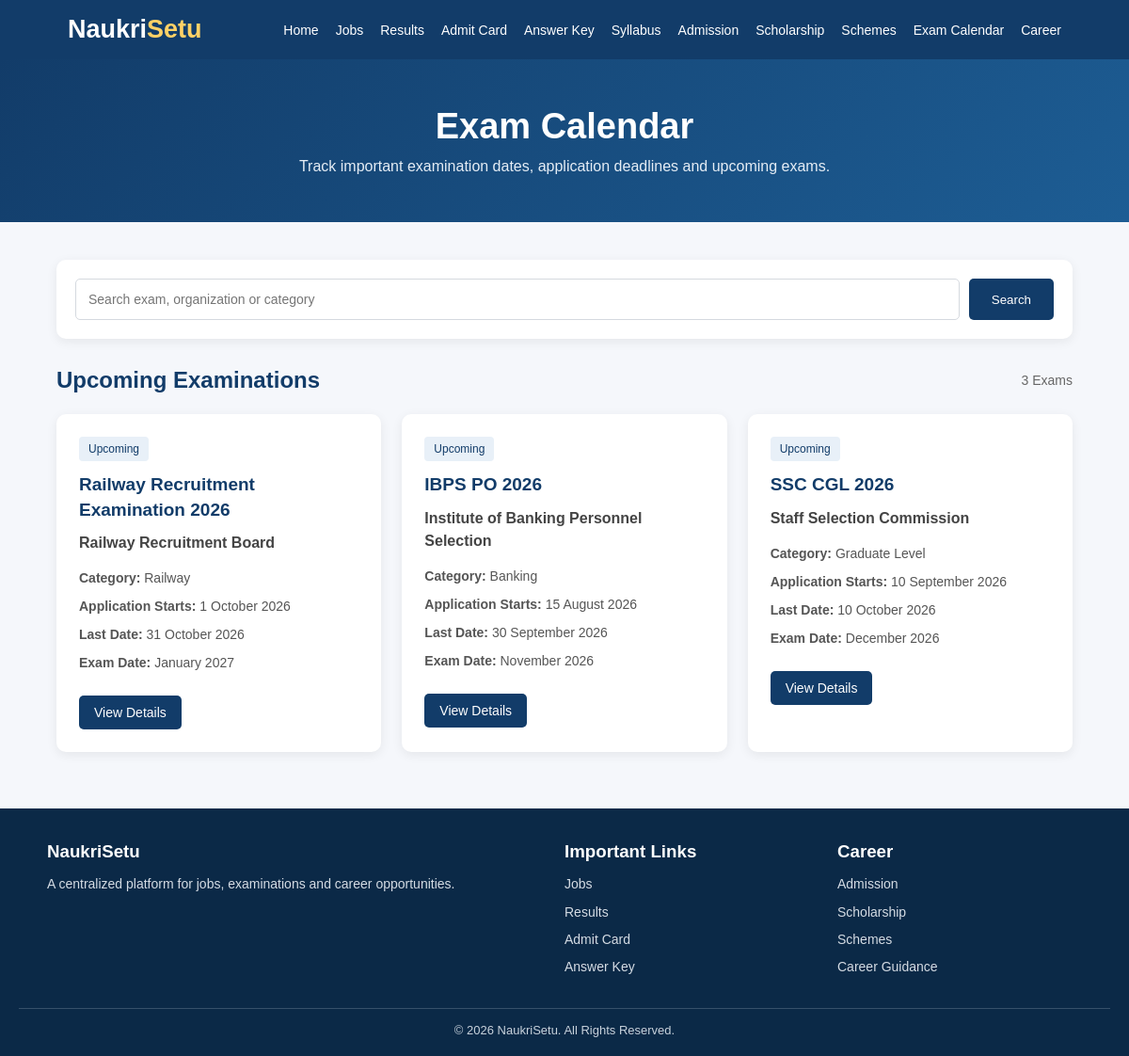
/exam-calendar, run on the app's committed database.
### tables this page shows
CREATE TABLE exam_calendar (
            id INTEGER PRIMARY KEY AUTOINCREMENT,
            exam_name TEXT NOT NULL,
            organization TEXT NOT NULL,
            category TEXT,
            application_start TEXT,
            application_last_date TEXT,
            exam_date TEXT,
            exam_link TEXT,
            status TEXT DEFAULT 'Upcoming'
        );

### app.py (the view)
@app.route("/exam-calendar")
def exam_calendar():
    connection = get_db_connection()
    data = connection.execute(
        "SELECT * FROM exam_calendar ORDER BY id DESC"
    ).fetchall()
    connection.close()
    return render_template(
        "exam_calendar.html",
        exams=data
    )

### app.py (called while the page is built)
def get_db_connection():
    connection = sqlite3.connect(DATABASE)
    connection.row_factory = sqlite3.Row
    return connection

### templates/exam_calendar.html (shortened to what this page needs)
<!DOCTYPE html>
<html lang="en">
<head>
</head>
<body>
<header>
    <div class="header-container">
        <div class="logo">
            Naukri<span>Setu</span>
        </div>
        <nav>
            <a href="/">Home</a>
            <a href="/jobs">Jobs</a>
            <a href="/results">Results</a>
            <a href="/admit-card">Admit Card</a>
            <a href="/answer-key">Answer Key</a>
            <a href="/syllabus">Syllabus</a>
            <a href="/admission">Admission</a>
            <a href="/scholarship">Scholarship</a>
            <a href="/schemes">Schemes</a>
            <a href="/exam-calendar">Exam Calendar</a>
            <a href="/career">Career</a>
        </nav>
    </div>
</header>
<section class="hero">
    <h1>Exam Calendar</h1>
    <p>
        Track important examination dates,
        application deadlines and upcoming exams.
    </p>
</section>
<div class="container">
    <div class="search-box">
        <form
            class="search-form"
            method="GET"
            action="/exam-calendar"
        >
            <input
                type="text"
                name="search"
                value="{{ request.args.get('search', '') }}"
                placeholder="Search exam, organization or category"
            >
            <button type="submit">
                Search
            </button>
        </form>
    </div>
    <div class="section-heading">
        <h2>Upcoming Examinations</h2>
        <div class="count">
            {{ exams|length }} Exams
        </div>
    </div>
    <div class="exam-grid">
        {% for exam in exams %}
        <div class="exam-card">
            <span class="badge">
                {{ exam['status'] }}
            </span>
            <h3>
                {{ exam['exam_name'] }}
            </h3>
            <div class="organization">
                {{ exam['organization'] }}
            </div>
            <div class="info">
                <strong>Category:</strong>
                {{ exam['category'] }}
            </div>
            <div class="info">
                <strong>Application Starts:</strong>
                {{ exam['application_start'] }}
            </div>
            <div class="info">
                <strong>Last Date:</strong>
                {{ exam['application_last_date'] }}
            </div>
            <div class="info">
                <strong>Exam Date:</strong>
                {{ exam['exam_date'] }}
            </div>
            {% if exam['exam_link'] %}
            <a
                href="{{ exam['exam_link'] }}"
                class="view-btn"
                target="_blank"
            >
                View Details
            </a>
            {% endif %}
        </div>
        {% endfor %}
    </div>
</div>
<footer>
    <div class="footer-grid">
        <div class="footer-section">
            <h3>NaukriSetu</h3>
            <p>
                A centralized platform for jobs,
                examinations and career opportunities.
            </p>
        </div>
        <div class="footer-section">
            <h3>Important Links</h3>
            <a href="/jobs">Jobs</a>
            <a href="/results">Results</a>
            <a href="/admit-card">Admit Card</a>
            <a href="/answer-key">Answer Key</a>
        </div>
        <div class="footer-section">
            <h3>Career</h3>
            <a href="/admission">Admission</a>
            <a href="/scholarship">Scholarship</a>
            <a href="/schemes">Schemes</a>
            <a href="/career">Career Guidance</a>
        </div>
    </div>
    <div class="copyright">
        © 2026 NaukriSetu. All Rights Reserved.
    </div>
</footer>
</body>
</html>

### templates/exam_calendar.html (style rules this page uses)
* { box-sizing: border-box; margin: 0; padding: 0; }
body { font-family: Arial, Helvetica, sans-serif; background: #f5f7fb; color: #222; }
header { background: #123c69; color: white; padding: 16px 6%; }
.header-container { max-width: 1250px; margin: auto; display: flex; align-items: center; justify-content: space-between; }
.logo { font-size: 27px; font-weight: bold; }
.logo span { color: #ffd166; }
nav { display: flex; gap: 18px; flex-wrap: wrap; }
nav a { color: white; text-decoration: none; font-size: 14px; }
.hero { background: linear-gradient(135deg, #123c69, #1d5d94); color: white; text-align: center; padding: 50px 20px; }
.hero h1 { font-size: 38px; margin-bottom: 12px; }
.hero p { color: #e5edf5; }
.container { width: 90%; max-width: 1200px; margin: 40px auto; }
.search-box { background: white; padding: 20px; border-radius: 10px; box-shadow: 0 3px 12px rgba(0,0,0,0.07); margin-bottom: 30px; }
.search-form { display: flex; gap: 10px; }
.search-form input { flex: 1; padding: 13px; border: 1px solid #d5d9df; border-radius: 5px; font-size: 14px; }
.search-form button { background: #123c69; color: white; border: none; padding: 13px 24px; border-radius: 5px; cursor: pointer; }
.section-heading { display: flex; justify-content: space-between; align-items: center; margin-bottom: 22px; }
.section-heading h2 { color: #123c69; }
.count { color: #666; font-size: 14px; }
.exam-grid { display: grid; grid-template-columns: repeat(3, 1fr); gap: 22px; }
.exam-card { background: white; padding: 24px; border-radius: 10px; box-shadow: 0 3px 12px rgba(0,0,0,0.07); transition: 0.2s; }
.badge { display: inline-block; background: #e8f0f8; color: #123c69; padding: 6px 10px; border-radius: 4px; font-size: 12px; margin-bottom: 12px; }
.exam-card h3 { color: #123c69; font-size: 19px; line-height: 1.4; margin-bottom: 10px; }
.organization { font-weight: bold; color: #444; margin-bottom: 15px; line-height: 1.5; }
.info { color: #555; font-size: 14px; margin: 9px 0; line-height: 1.5; }
.view-btn { display: inline-block; margin-top: 15px; background: #123c69; color: white; padding: 10px 16px; border-radius: 5px; text-decoration: none; font-size: 14px; }
footer { background: #0b2947; color: white; margin-top: 60px; padding: 35px 20px 20px; }
.footer-grid { max-width: 1100px; margin: auto; display: grid; grid-template-columns: 2fr 1fr 1fr; gap: 30px; }
.footer-section h3 { margin-bottom: 12px; }
.footer-section p, .footer-section a { color: #d5dce4; font-size: 14px; line-height: 1.6; }
.footer-section a { display: block; text-decoration: none; margin-bottom: 7px; }
.copyright { text-align: center; border-top: 1px solid #36506a; margin-top: 25px; padding-top: 15px; color: #c8d2dc; font-size: 13px; }

### data on the page
exam_calendar: status "Upcoming", exam_name "Railway Recruitment Examination 2026", organization "Railway Recruitment Board", category "Railway", application_start "1 October 2026", application_last_date "31 October 2026", exam_date "January 2027"
exam_calendar: status "Upcoming", exam_name "IBPS PO 2026", organization "Institute of Banking Personnel Selection", category "Banking", application_start "15 August 2026", application_last_date "30 September 2026", exam_date "November 2026"
exam_calendar: status "Upcoming", exam_name "SSC CGL 2026", organization "Staff Selection Commission", category "Graduate Level", application_start "10 September 2026", application_last_date "10 October 2026", exam_date "December 2026"

### other printed values
{{ exams|length }} "3"
